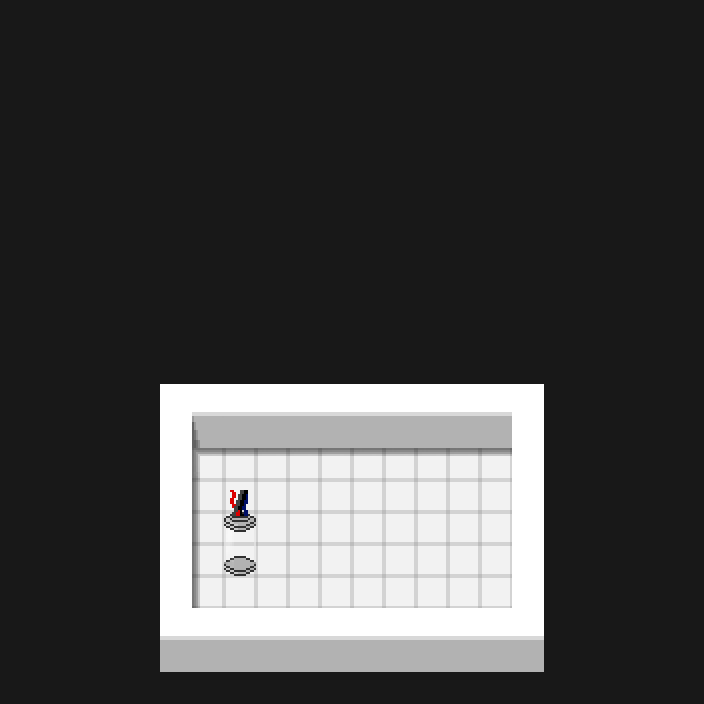

Rendered tile map (Tiled .tmx) drawn with the repository's tilesets; below, a short description and the full map source, tile grids included:
An orthogonal 22x22 tile map with 32x32 px tiles, 3 tile layers (Background, Walls, Shadows).

<map version="1.0" tiledversion="1.1.5" orientation="orthogonal" renderorder="right-down" width="22" height="22" tilewidth="32" tileheight="32" infinite="0" nextobjectid="1">
 <tileset firstgid="1" name="tileset" tilewidth="32" tileheight="32" tilecount="54" columns="6">
  <image source="tileset.png" width="192" height="288" />
 </tileset>
 <layer name="Background" width="22" height="22">
  <data encoding="csv">
48,48,48,48,48,48,48,48,48,48,48,48,48,48,48,48,48,48,48,48,48,48,
48,48,48,48,48,48,48,48,48,48,48,48,48,48,48,48,48,48,48,48,48,48,
48,48,48,48,48,48,48,48,48,48,48,48,48,48,48,48,48,48,48,48,48,48,
48,48,48,48,48,48,48,48,48,48,48,48,48,48,48,48,48,48,48,48,48,48,
48,48,48,48,48,48,48,48,48,48,48,48,48,48,48,48,48,48,48,48,48,48,
48,48,48,48,48,48,48,48,48,48,48,48,48,48,48,48,48,48,48,48,48,48,
48,48,48,48,48,48,48,48,48,48,48,48,48,48,48,48,48,48,48,48,48,48,
48,48,48,48,48,48,48,48,48,48,48,48,48,48,48,48,48,48,48,48,48,48,
48,48,48,48,48,48,48,48,48,48,48,48,48,48,48,48,48,48,48,48,48,48,
48,48,48,48,48,48,48,48,48,48,48,48,48,48,48,48,48,48,48,48,48,48,
48,48,48,48,48,48,48,48,48,48,48,48,48,48,48,48,48,48,48,48,48,48,
48,48,48,48,48,48,48,48,48,48,48,48,48,48,48,48,48,48,48,48,48,48,
48,48,48,48,48,33,33,33,33,33,33,33,33,33,33,33,33,48,48,48,48,48,
48,48,48,48,48,33,33,33,33,33,33,33,33,33,33,33,33,48,48,48,48,48,
48,48,48,48,48,33,33,33,33,33,33,33,33,33,33,33,33,48,48,48,48,48,
48,48,48,48,48,33,33,33,33,33,33,33,33,33,33,33,33,48,48,48,48,48,
48,48,48,48,48,33,33,33,33,33,33,33,33,33,33,33,33,48,48,48,48,48,
48,48,48,48,48,33,33,33,33,33,33,33,33,33,33,33,33,48,48,48,48,48,
48,48,48,48,48,33,33,33,33,33,33,33,33,33,33,33,33,48,48,48,48,48,
48,48,48,48,48,33,33,33,33,33,33,33,33,33,33,33,33,48,48,48,48,48,
48,48,48,48,48,33,33,33,33,33,33,33,33,33,33,33,33,48,48,48,48,48,
48,48,48,48,48,48,48,48,48,48,48,48,48,48,48,48,48,48,48,48,48,48
</data>
 </layer>
 <layer name="Walls" width="22" height="22">
  <data encoding="csv">
0,0,0,0,0,0,0,0,0,0,0,0,0,0,0,0,0,0,0,0,0,0,
0,0,0,0,0,0,0,0,0,0,0,0,0,0,0,0,0,0,0,0,0,0,
0,0,0,0,0,0,0,0,0,0,0,0,0,0,0,0,0,0,0,0,0,0,
0,0,0,0,0,0,0,0,0,0,0,0,0,0,0,0,0,0,0,0,0,0,
0,0,0,0,0,0,0,0,0,0,0,0,0,0,0,0,0,0,0,0,0,0,
0,0,0,0,0,0,0,0,0,0,0,0,0,0,0,0,0,0,0,0,0,0,
0,0,0,0,0,0,0,0,0,0,0,0,0,0,0,0,0,0,0,0,0,0,
0,0,0,0,0,0,0,0,0,0,0,0,0,0,0,0,0,0,0,0,0,0,
0,0,0,0,0,0,0,0,0,0,0,0,0,0,0,0,0,0,0,0,0,0,
0,0,0,0,0,0,0,0,0,0,0,0,0,0,0,0,0,0,0,0,0,0,
0,0,0,0,0,0,0,0,0,0,0,0,0,0,0,0,0,0,0,0,0,0,
0,0,0,0,0,0,0,0,0,0,0,0,0,0,0,0,0,0,0,0,0,0,
0,0,0,0,0,34,41,41,41,41,41,41,41,41,41,41,34,0,0,0,0,0,
0,0,0,0,0,34,36,36,36,36,36,36,36,36,36,36,34,0,0,0,0,0,
0,0,0,0,0,34,0,0,0,0,0,0,0,0,0,0,34,0,0,0,0,0,
0,0,0,0,0,34,0,5,0,0,0,0,0,0,0,0,34,0,0,0,0,0,
0,0,0,0,0,34,0,11,0,0,0,0,0,0,0,0,34,0,0,0,0,0,
0,0,0,0,0,34,0,17,0,0,0,0,0,0,0,0,34,0,0,0,0,0,
0,0,0,0,0,34,0,0,0,0,0,0,0,0,0,0,34,0,0,0,0,0,
0,0,0,0,0,41,41,41,41,41,41,41,41,41,41,41,41,0,0,0,0,0,
0,0,0,0,0,36,36,36,36,36,36,36,36,36,36,36,36,0,0,0,0,0,
0,0,0,0,0,0,0,0,0,0,0,0,0,0,0,0,0,0,0,0,0,0
</data>
 </layer>
 <layer name="Shadows" width="22" height="22">
  <data encoding="csv">
0,0,0,0,0,0,0,0,0,0,0,0,0,0,0,0,0,0,0,0,0,0,
0,0,0,0,0,0,0,0,0,0,0,0,0,0,0,0,0,0,0,0,0,0,
0,0,0,0,0,0,0,0,0,0,0,0,0,0,0,0,0,0,0,0,0,0,
0,0,0,0,0,0,0,0,0,0,0,0,0,0,0,0,0,0,0,0,0,0,
0,0,0,0,0,0,0,0,0,0,0,0,0,0,0,0,0,0,0,0,0,0,
0,0,0,0,0,0,0,0,0,0,0,0,0,0,0,0,0,0,0,0,0,0,
0,0,0,0,0,0,0,0,0,0,0,0,0,0,0,0,0,0,0,0,0,0,
0,0,0,0,0,0,0,0,0,0,0,0,0,0,0,0,0,0,0,0,0,0,
0,0,0,0,0,0,0,0,0,0,0,0,0,0,0,0,0,0,0,0,0,0,
0,0,0,0,0,0,0,0,0,0,0,0,0,0,0,0,0,0,0,0,0,0,
0,0,0,0,0,0,0,0,0,0,0,0,0,0,0,0,0,0,0,0,0,0,
0,0,0,0,0,0,0,0,0,0,0,0,0,0,0,0,0,0,0,0,0,0,
0,0,0,0,0,0,0,0,0,0,0,0,0,0,0,0,0,0,0,0,0,0,
0,0,0,0,0,0,44,0,0,0,0,0,0,0,0,0,0,0,0,0,0,0,
0,0,0,0,0,0,45,43,43,43,43,43,43,43,43,43,0,0,0,0,0,0,
0,0,0,0,0,0,46,0,0,0,0,0,0,0,0,0,0,0,0,0,0,0,
0,0,0,0,0,0,46,0,0,0,0,0,0,0,0,0,0,0,0,0,0,0,
0,0,0,0,0,0,46,0,0,0,0,0,0,0,0,0,0,0,0,0,0,0,
0,0,0,0,0,0,46,0,0,0,0,0,0,0,0,0,0,0,0,0,0,0,
0,0,0,0,0,0,0,0,0,0,0,0,0,0,0,0,0,0,0,0,0,0,
0,0,0,0,0,0,0,0,0,0,0,0,0,0,0,0,0,0,0,0,0,0,
0,0,0,0,0,0,0,0,0,0,0,0,0,0,0,0,0,0,0,0,0,0
</data>
 </layer>
</map>
